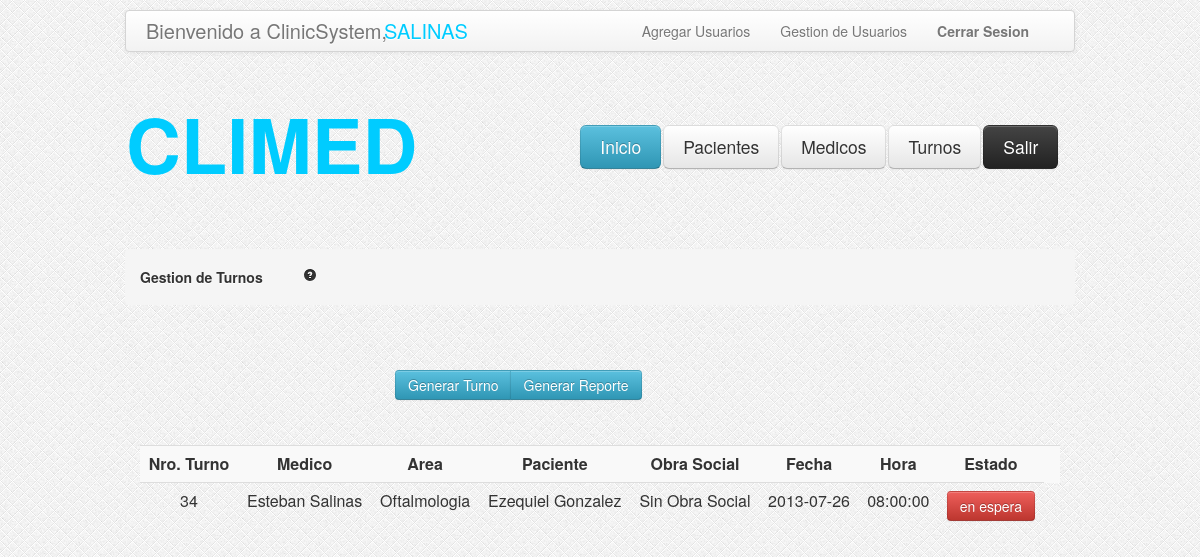
Screenshot of /GestionTurnosVIEJO.php (signed in) with the database file from the repository.
### tables this page shows
CREATE TABLE IF NOT EXISTS `turnos` (
  `idturno` int(11) NOT NULL AUTO_INCREMENT,
  `idmedico` int(11) NOT NULL,
  `idpaciente` int(11) NOT NULL,
  `idobra` int(11) DEFAULT NULL,
  `idhora` int(11) NOT NULL,
  `fecha` date NOT NULL,
  `idespecialidad` int(11) NOT NULL,
  `estado` varchar(500) NOT NULL DEFAULT 'en espera',
  PRIMARY KEY (`idturno`)
);

CREATE TABLE IF NOT EXISTS `medicos` (
  `idmedico` int(11) NOT NULL AUTO_INCREMENT,
  `nombre` varchar(100) NOT NULL,
  `apellido` varchar(100) NOT NULL,
  `nromatricula` int(11) NOT NULL,
  `email` varchar(100) NOT NULL,
  `telefono` int(25) NOT NULL,
  `fechaNac` date NOT NULL,
  `dni` int(11) NOT NULL,
  `direccion` varchar(255) DEFAULT NULL,
  `activo` tinyint(1) NOT NULL DEFAULT '1',
  PRIMARY KEY (`idmedico`)
);

CREATE TABLE IF NOT EXISTS `especialidades` (
  `idespecialidad` int(11) NOT NULL AUTO_INCREMENT,
  `nombre` varchar(200) NOT NULL,
  `activo` tinyint(1) NOT NULL DEFAULT '1',
  PRIMARY KEY (`idespecialidad`)
);

CREATE TABLE IF NOT EXISTS `pacientes` (
  `idpaciente` int(11) NOT NULL AUTO_INCREMENT,
  `dni` int(11) NOT NULL,
  `apellido` varchar(100) NOT NULL,
  `nombre` varchar(100) NOT NULL,
  `email` varchar(100) DEFAULT NULL,
  `telefono` int(11) NOT NULL,
  `fechaNac` date NOT NULL,
  `direccion` varchar(255) NOT NULL,
  `activo` tinyint(4) NOT NULL DEFAULT '1',
  PRIMARY KEY (`idpaciente`)
);

CREATE TABLE IF NOT EXISTS `hora` (
  `idhora` int(11) NOT NULL AUTO_INCREMENT,
  `hora` time NOT NULL,
  PRIMARY KEY (`idhora`)
);

### GestionTurnosVIEJO.php (the view, shortened to what this page needs)
<?php
	$consulta = "SELECT medicos.nombre as nommed,medicos.apellido as apemed , e.nombre as area, pacientes.nombre as pacnom
	            ,pacientes.apellido as pacape,
                 hora.hora, obrasociales.nombre as nomobra, t.fecha, t.idturno,t.estado
               	FROM turnos as t
	             inner join medicos on medicos.idmedico=t.idmedico
				 inner join pacientes on pacientes.idpaciente=t.idpaciente
				 left join obrasociales on obrasociales.idobra=t.idobra
				 inner join hora on hora.idhora=t.idhora
				 inner join especialidades as e on t.idespecialidad = e.idespecialidad
				 WHERE t.estado='en espera'
				 ORDER BY t.fecha,hora.hora
				 ";
    $resultado = mysql_query($consulta);
?>
<html>
<head>
<link rel="stylesheet" type="text/css" href="css/estilo.css"/>
<link rel="stylesheet" type="text/css" href="css/bootstrap.css"/>
<link rel="stylesheet" type="text/css" href="css/bootstrap-responsive.css"/>
</head>
<body style="background-image:url('images/bg.png')">
	<?php include_once('header.php'); ?>
	<div class="encapsulador">
		<div class="contenedor">
			<ul class="breadcrumb">
				<li>
					<h5>Gestion de Turnos<a href="#" style="margin-left: 40px;"><i class="icon-question-sign"></i></a></h5>
				</li>
			</ul>
			<div class="btn-group" style="margin-top: 45px; margin-left: 270;">
			        <button class="btn btn-info" type="button" onclick="location.href='AltaTurnos1.php'">Generar Turno</button>
                    <button class="btn btn-info" type="button" onclick="location.href='ReporteTurnos.php?estado=en espera'">Generar Reporte</button>
			</div>
		</div>
		<div id="tabla-gestion-obrasociales">
				<table class="table table-striped">
					<tr>
						<td><b>Nro. Turno</b> </td>
						<td><b>Medico</b></td>
						<td><b>Area</b></td>
						<td><b>Paciente</b></td>
						<td><b>Obra Social</b></td>
						<td><b>Fecha</b></td>
						<td><b>Hora</b></td>
						<td><b>Estado</b></td>
						<td></td>
					</tr>
					<?php
				while ($valor = mysql_fetch_array($resultado))
				{
					$idturno= $valor["idturno"];
				?>
					<tr>
						<td><?php echo $valor["idturno"]; ?></td>
						<td><?php echo $valor["nommed"]; ?>&nbsp;<?php echo $valor["apemed"]; ?></td>
						<td><?php echo $valor["area"]; ?></td>
						<td><?php echo $valor["pacnom"]; ?>&nbsp;<?php echo $valor["pacape"]; ?></td>
						<?php
						if(is_null($valor["nomobra"] )){
						?>
							<td>Sin Obra Social</td>
						<?php
						}else{
						?>
							<td><?php echo $valor["nomobra"];?></td>
						<?php
						}
						?>
						<td><?php echo $valor["fecha"];?></td>
						<td><?php echo $valor["hora"];?></td>
						<td><a data-toggle="modal" role="button" href="#borrar<?php echo $idturno; ?>" class="btn btn-danger"><?php echo $valor["estado"];?></a></td>
			    <?php } ?>
				</table>
		</div>
	</div>
</body>
</html>

### css/estilo.css (style rules this page uses)
.encapsulador { width:950px; height:auto; margin: auto; }
.contenedor { margin-top: 75px; }
#tabla-gestion-obrasociales { margin-top: 45px; margin-left: 15px; margin-right: 15px; }

### rows the page displays
turnos: idturno "34", idmedico.nombre "Esteban", idmedico.apellido "Salinas", idespecialidad.nombre "Oftalmologia", idpaciente.nombre "Ezequiel", idpaciente.apellido "Gonzalez", fecha "2013-07-26", idhora.hora "08:00:00", estado "en espera"

### other values shown
$usuario "SALINAS"
